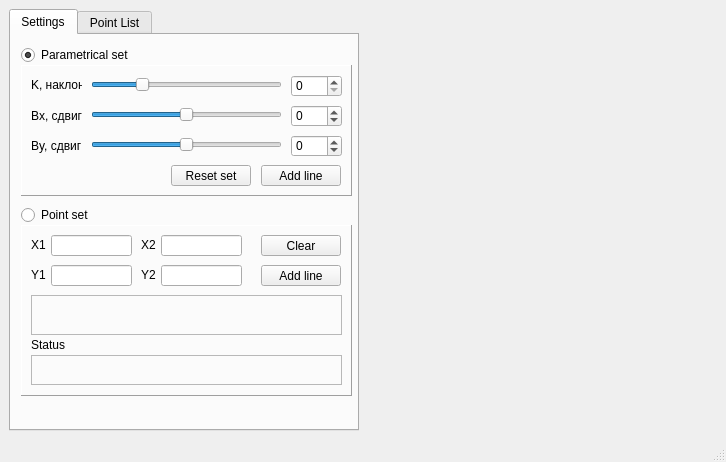
<?xml version="1.0" encoding="UTF-8"?>
<ui version="4.0">
 <class>MainWindow</class>
 <widget class="QMainWindow" name="MainWindow">
  <property name="geometry">
   <rect>
    <x>0</x>
    <y>0</y>
    <width>726</width>
    <height>462</height>
   </rect>
  </property>
  <property name="windowTitle">
   <string>MainWindow</string>
  </property>
  <widget class="QWidget" name="centralwidget">
   <layout class="QHBoxLayout" name="horizontalLayout">
    <item>
     <layout class="QHBoxLayout" name="mainLay" stretch="0,1">
      <property name="sizeConstraint">
       <enum>QLayout::SetDefaultConstraint</enum>
      </property>
      <item>
       <widget class="QTabWidget" name="tabWidget">
        <property name="minimumSize">
         <size>
          <width>350</width>
          <height>400</height>
         </size>
        </property>
        <property name="currentIndex">
         <number>0</number>
        </property>
        <widget class="QWidget" name="tabSettings">
         <attribute name="title">
          <string>Settings</string>
         </attribute>
         <widget class="QFrame" name="frameParam">
          <property name="geometry">
           <rect>
            <x>10</x>
            <y>30</y>
            <width>331</width>
            <height>131</height>
           </rect>
          </property>
          <property name="frameShape">
           <enum>QFrame::Panel</enum>
          </property>
          <property name="frameShadow">
           <enum>QFrame::Raised</enum>
          </property>
          <widget class="QPushButton" name="btnPrmAddLine">
           <property name="geometry">
            <rect>
             <x>240</x>
             <y>100</y>
             <width>80</width>
             <height>21</height>
            </rect>
           </property>
           <property name="text">
            <string>Add line</string>
           </property>
          </widget>
          <widget class="QSpinBox" name="spinBox_Bx">
           <property name="geometry">
            <rect>
             <x>270</x>
             <y>40</y>
             <width>51</width>
             <height>22</height>
            </rect>
           </property>
           <property name="minimum">
            <number>-999</number>
           </property>
           <property name="maximum">
            <number>999</number>
           </property>
          </widget>
          <widget class="QSlider" name="hSlider_Bx">
           <property name="geometry">
            <rect>
             <x>70</x>
             <y>40</y>
             <width>191</width>
             <height>20</height>
            </rect>
           </property>
           <property name="minimum">
            <number>-999</number>
           </property>
           <property name="maximum">
            <number>999</number>
           </property>
           <property name="orientation">
            <enum>Qt::Horizontal</enum>
           </property>
          </widget>
          <widget class="QSpinBox" name="spinBox_By">
           <property name="geometry">
            <rect>
             <x>270</x>
             <y>70</y>
             <width>51</width>
             <height>22</height>
            </rect>
           </property>
           <property name="minimum">
            <number>-999</number>
           </property>
           <property name="maximum">
            <number>999</number>
           </property>
          </widget>
          <widget class="QLabel" name="lbl_By">
           <property name="geometry">
            <rect>
             <x>10</x>
             <y>70</y>
             <width>51</width>
             <height>21</height>
            </rect>
           </property>
           <property name="text">
            <string>By, сдвиг</string>
           </property>
          </widget>
          <widget class="QLabel" name="lbl_Bx">
           <property name="geometry">
            <rect>
             <x>10</x>
             <y>40</y>
             <width>51</width>
             <height>21</height>
            </rect>
           </property>
           <property name="text">
            <string>Bx, сдвиг</string>
           </property>
          </widget>
          <widget class="QLabel" name="lbl_K">
           <property name="geometry">
            <rect>
             <x>10</x>
             <y>10</y>
             <width>51</width>
             <height>20</height>
            </rect>
           </property>
           <property name="text">
            <string>K, наклон</string>
           </property>
          </widget>
          <widget class="QSlider" name="hSlider_By">
           <property name="geometry">
            <rect>
             <x>70</x>
             <y>70</y>
             <width>191</width>
             <height>20</height>
            </rect>
           </property>
           <property name="minimum">
            <number>-999</number>
           </property>
           <property name="maximum">
            <number>999</number>
           </property>
           <property name="orientation">
            <enum>Qt::Horizontal</enum>
           </property>
          </widget>
          <widget class="QSpinBox" name="spinBox_K">
           <property name="geometry">
            <rect>
             <x>270</x>
             <y>10</y>
             <width>51</width>
             <height>22</height>
            </rect>
           </property>
           <property name="maximum">
            <number>180</number>
           </property>
          </widget>
          <widget class="QSlider" name="hSlider_K">
           <property name="geometry">
            <rect>
             <x>70</x>
             <y>10</y>
             <width>191</width>
             <height>20</height>
            </rect>
           </property>
           <property name="maximum">
            <number>180</number>
           </property>
           <property name="value">
            <number>45</number>
           </property>
           <property name="orientation">
            <enum>Qt::Horizontal</enum>
           </property>
          </widget>
          <widget class="QPushButton" name="btnReset">
           <property name="geometry">
            <rect>
             <x>150</x>
             <y>100</y>
             <width>80</width>
             <height>21</height>
            </rect>
           </property>
           <property name="text">
            <string>Reset set</string>
           </property>
          </widget>
         </widget>
         <widget class="QRadioButton" name="rbParamSet">
          <property name="geometry">
           <rect>
            <x>10</x>
            <y>10</y>
            <width>111</width>
            <height>20</height>
           </rect>
          </property>
          <property name="text">
           <string>Parametrical set</string>
          </property>
          <property name="checkable">
           <bool>true</bool>
          </property>
          <property name="checked">
           <bool>true</bool>
          </property>
         </widget>
         <widget class="QRadioButton" name="rbPointSet">
          <property name="geometry">
           <rect>
            <x>10</x>
            <y>170</y>
            <width>84</width>
            <height>20</height>
           </rect>
          </property>
          <property name="text">
           <string>Point set</string>
          </property>
         </widget>
         <widget class="QFrame" name="framePoint">
          <property name="geometry">
           <rect>
            <x>10</x>
            <y>190</y>
            <width>331</width>
            <height>171</height>
           </rect>
          </property>
          <property name="frameShape">
           <enum>QFrame::Panel</enum>
          </property>
          <property name="frameShadow">
           <enum>QFrame::Raised</enum>
          </property>
          <widget class="QLabel" name="lblStatusInfo">
           <property name="geometry">
            <rect>
             <x>10</x>
             <y>130</y>
             <width>311</width>
             <height>30</height>
            </rect>
           </property>
           <property name="frameShape">
            <enum>QFrame::StyledPanel</enum>
           </property>
           <property name="frameShadow">
            <enum>QFrame::Raised</enum>
           </property>
           <property name="text">
            <string/>
           </property>
           <property name="wordWrap">
            <bool>false</bool>
           </property>
           <property name="margin">
            <number>0</number>
           </property>
          </widget>
          <widget class="QPushButton" name="btnClear">
           <property name="geometry">
            <rect>
             <x>240</x>
             <y>10</y>
             <width>80</width>
             <height>21</height>
            </rect>
           </property>
           <property name="text">
            <string>Clear</string>
           </property>
          </widget>
          <widget class="QLabel" name="lblY1">
           <property name="geometry">
            <rect>
             <x>10</x>
             <y>40</y>
             <width>21</width>
             <height>20</height>
            </rect>
           </property>
           <property name="text">
            <string>Y1</string>
           </property>
          </widget>
          <widget class="QLabel" name="lblInfo">
           <property name="geometry">
            <rect>
             <x>10</x>
             <y>70</y>
             <width>311</width>
             <height>40</height>
            </rect>
           </property>
           <property name="frameShape">
            <enum>QFrame::StyledPanel</enum>
           </property>
           <property name="frameShadow">
            <enum>QFrame::Raised</enum>
           </property>
           <property name="text">
            <string/>
           </property>
           <property name="wordWrap">
            <bool>false</bool>
           </property>
           <property name="margin">
            <number>0</number>
           </property>
          </widget>
          <widget class="QLineEdit" name="leX1">
           <property name="geometry">
            <rect>
             <x>30</x>
             <y>10</y>
             <width>81</width>
             <height>21</height>
            </rect>
           </property>
           <property name="clearButtonEnabled">
            <bool>true</bool>
           </property>
          </widget>
          <widget class="QLineEdit" name="leX2">
           <property name="geometry">
            <rect>
             <x>140</x>
             <y>10</y>
             <width>81</width>
             <height>21</height>
            </rect>
           </property>
           <property name="clearButtonEnabled">
            <bool>true</bool>
           </property>
          </widget>
          <widget class="QLabel" name="lblX1">
           <property name="geometry">
            <rect>
             <x>10</x>
             <y>10</y>
             <width>21</width>
             <height>20</height>
            </rect>
           </property>
           <property name="text">
            <string>X1</string>
           </property>
          </widget>
          <widget class="QLabel" name="lblY2">
           <property name="geometry">
            <rect>
             <x>120</x>
             <y>40</y>
             <width>21</width>
             <height>20</height>
            </rect>
           </property>
           <property name="text">
            <string>Y2</string>
           </property>
          </widget>
          <widget class="QLineEdit" name="leY2">
           <property name="geometry">
            <rect>
             <x>140</x>
             <y>40</y>
             <width>81</width>
             <height>21</height>
            </rect>
           </property>
           <property name="clearButtonEnabled">
            <bool>true</bool>
           </property>
          </widget>
          <widget class="QPushButton" name="btnPntAddLine">
           <property name="geometry">
            <rect>
             <x>240</x>
             <y>40</y>
             <width>80</width>
             <height>21</height>
            </rect>
           </property>
           <property name="text">
            <string>Add line</string>
           </property>
          </widget>
          <widget class="QLabel" name="lblStatus">
           <property name="geometry">
            <rect>
             <x>10</x>
             <y>110</y>
             <width>101</width>
             <height>20</height>
            </rect>
           </property>
           <property name="text">
            <string>Status</string>
           </property>
          </widget>
          <widget class="QLineEdit" name="leY1">
           <property name="geometry">
            <rect>
             <x>30</x>
             <y>40</y>
             <width>81</width>
             <height>21</height>
            </rect>
           </property>
           <property name="clearButtonEnabled">
            <bool>true</bool>
           </property>
          </widget>
          <widget class="QLabel" name="lblX2">
           <property name="geometry">
            <rect>
             <x>120</x>
             <y>10</y>
             <width>21</width>
             <height>20</height>
            </rect>
           </property>
           <property name="text">
            <string>X2</string>
           </property>
          </widget>
         </widget>
        </widget>
        <widget class="QWidget" name="tabPointList">
         <attribute name="title">
          <string>Point List</string>
         </attribute>
         <widget class="QTableView" name="tableViewPList">
          <property name="geometry">
           <rect>
            <x>5</x>
            <y>11</y>
            <width>331</width>
            <height>341</height>
           </rect>
          </property>
         </widget>
        </widget>
       </widget>
      </item>
      <item>
       <layout class="QVBoxLayout" name="vLayVewArea"/>
      </item>
     </layout>
    </item>
   </layout>
  </widget>
  <widget class="QMenuBar" name="menubar">
   <property name="geometry">
    <rect>
     <x>0</x>
     <y>0</y>
     <width>726</width>
     <height>20</height>
    </rect>
   </property>
  </widget>
  <widget class="QStatusBar" name="statusbar"/>
 </widget>
 <resources/>
 <connections>
  <connection>
   <sender>btnClear</sender>
   <signal>clicked()</signal>
   <receiver>leX2</receiver>
   <slot>clear()</slot>
   <hints>
    <hint type="sourcelabel">
     <x>317</x>
     <y>275</y>
    </hint>
    <hint type="destinationlabel">
     <x>191</x>
     <y>259</y>
    </hint>
   </hints>
  </connection>
  <connection>
   <sender>btnClear</sender>
   <signal>clicked()</signal>
   <receiver>leX1</receiver>
   <slot>clear()</slot>
   <hints>
    <hint type="sourcelabel">
     <x>330</x>
     <y>275</y>
    </hint>
    <hint type="destinationlabel">
     <x>87</x>
     <y>255</y>
    </hint>
   </hints>
  </connection>
  <connection>
   <sender>btnClear</sender>
   <signal>clicked()</signal>
   <receiver>leY2</receiver>
   <slot>clear()</slot>
   <hints>
    <hint type="sourcelabel">
     <x>274</x>
     <y>275</y>
    </hint>
    <hint type="destinationlabel">
     <x>205</x>
     <y>305</y>
    </hint>
   </hints>
  </connection>
  <connection>
   <sender>btnClear</sender>
   <signal>clicked()</signal>
   <receiver>leY1</receiver>
   <slot>clear()</slot>
   <hints>
    <hint type="sourcelabel">
     <x>309</x>
     <y>258</y>
    </hint>
    <hint type="destinationlabel">
     <x>105</x>
     <y>305</y>
    </hint>
   </hints>
  </connection>
  <connection>
   <sender>hSlider_K</sender>
   <signal>valueChanged(int)</signal>
   <receiver>spinBox_K</receiver>
   <slot>setValue(int)</slot>
   <hints>
    <hint type="sourcelabel">
     <x>253</x>
     <y>110</y>
    </hint>
    <hint type="destinationlabel">
     <x>309</x>
     <y>113</y>
    </hint>
   </hints>
  </connection>
  <connection>
   <sender>spinBox_K</sender>
   <signal>valueChanged(int)</signal>
   <receiver>hSlider_K</receiver>
   <slot>setValue(int)</slot>
   <hints>
    <hint type="sourcelabel">
     <x>300</x>
     <y>99</y>
    </hint>
    <hint type="destinationlabel">
     <x>273</x>
     <y>102</y>
    </hint>
   </hints>
  </connection>
  <connection>
   <sender>hSlider_Bx</sender>
   <signal>valueChanged(int)</signal>
   <receiver>spinBox_Bx</receiver>
   <slot>setValue(int)</slot>
   <hints>
    <hint type="sourcelabel">
     <x>270</x>
     <y>134</y>
    </hint>
    <hint type="destinationlabel">
     <x>297</x>
     <y>142</y>
    </hint>
   </hints>
  </connection>
  <connection>
   <sender>spinBox_Bx</sender>
   <signal>valueChanged(int)</signal>
   <receiver>hSlider_Bx</receiver>
   <slot>setValue(int)</slot>
   <hints>
    <hint type="sourcelabel">
     <x>300</x>
     <y>129</y>
    </hint>
    <hint type="destinationlabel">
     <x>270</x>
     <y>133</y>
    </hint>
   </hints>
  </connection>
  <connection>
   <sender>rbParamSet</sender>
   <signal>toggled(bool)</signal>
   <receiver>frameParam</receiver>
   <slot>setEnabled(bool)</slot>
   <hints>
    <hint type="sourcelabel">
     <x>97</x>
     <y>73</y>
    </hint>
    <hint type="destinationlabel">
     <x>184</x>
     <y>87</y>
    </hint>
   </hints>
  </connection>
  <connection>
   <sender>rbParamSet</sender>
   <signal>toggled(bool)</signal>
   <receiver>framePoint</receiver>
   <slot>setDisabled(bool)</slot>
   <hints>
    <hint type="sourcelabel">
     <x>44</x>
     <y>74</y>
    </hint>
    <hint type="destinationlabel">
     <x>183</x>
     <y>252</y>
    </hint>
   </hints>
  </connection>
  <connection>
   <sender>rbPointSet</sender>
   <signal>toggled(bool)</signal>
   <receiver>frameParam</receiver>
   <slot>setDisabled(bool)</slot>
   <hints>
    <hint type="sourcelabel">
     <x>68</x>
     <y>233</y>
    </hint>
    <hint type="destinationlabel">
     <x>139</x>
     <y>206</y>
    </hint>
   </hints>
  </connection>
  <connection>
   <sender>rbPointSet</sender>
   <signal>toggled(bool)</signal>
   <receiver>framePoint</receiver>
   <slot>setEnabled(bool)</slot>
   <hints>
    <hint type="sourcelabel">
     <x>28</x>
     <y>235</y>
    </hint>
    <hint type="destinationlabel">
     <x>142</x>
     <y>250</y>
    </hint>
   </hints>
  </connection>
  <connection>
   <sender>hSlider_By</sender>
   <signal>valueChanged(int)</signal>
   <receiver>spinBox_By</receiver>
   <slot>setValue(int)</slot>
   <hints>
    <hint type="sourcelabel">
     <x>277</x>
     <y>161</y>
    </hint>
    <hint type="destinationlabel">
     <x>296</x>
     <y>163</y>
    </hint>
   </hints>
  </connection>
  <connection>
   <sender>spinBox_By</sender>
   <signal>valueChanged(int)</signal>
   <receiver>hSlider_By</receiver>
   <slot>setValue(int)</slot>
   <hints>
    <hint type="sourcelabel">
     <x>301</x>
     <y>175</y>
    </hint>
    <hint type="destinationlabel">
     <x>248</x>
     <y>162</y>
    </hint>
   </hints>
  </connection>
 </connections>
</ui>
